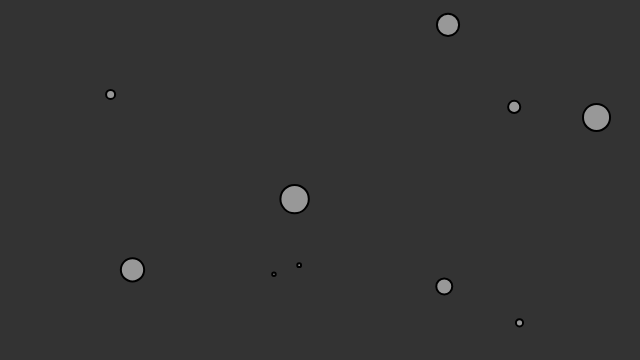
Frame 1 (no input)
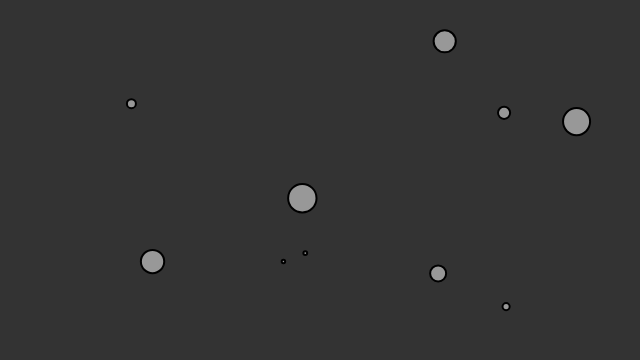
Frame 60 (no input)
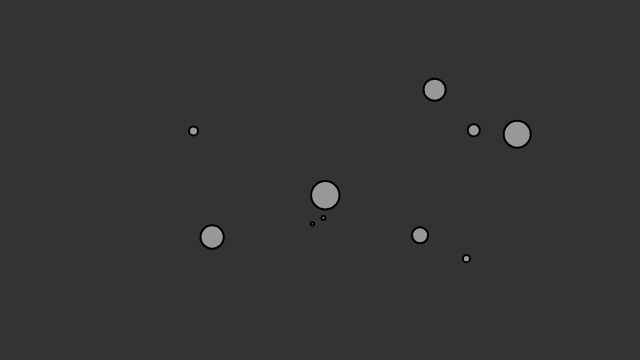
Frame 120 (the mouse pressed at the canvas centre since frame 60)

The p5.js sketch that drew these frames (run headless with seeded random() and noise() and a simulated clock; from frame 60 on, the mouse is pressed at the canvas centre):

// p5.js sketch
// ── sketch.js

// The Nature of Code
// Daniel Shiffman
// http://natureofcode.com

var movers = [];

var G = 1;

function setup() {
  createCanvas(640, 360);
  for (var i = 0; i < 10; i++) {
    movers[i] = new Mover(random(0.1, 2), random(width), random(height));
  }
}

function draw() {
  background(51);

  for (var i = 0; i < movers.length; i++) {
    for (var j = 0; j < movers.length; j++) {
      if (i !== j) {
        var force = movers[j].calculateAttraction(movers[i]);
        movers[i].applyForce(force);
      }
    }

    movers[i].update();
    movers[i].display();
  }
}

// ── mover.js
// The Nature of Code
// Daniel Shiffman
// http://natureofcode.com

class Mover{
  constructor(m,x,y){
    this.mass = m;
    this.position = createVector(x, y);
    this.velocity = createVector(0, 0);
    this.acceleration = createVector(0, 0);
  }

  applyForce(force) {
    var f = p5.Vector.div(force, this.mass);
    this.acceleration.add(f);
  };

  update() {
    this.velocity.add(this.acceleration);
    this.position.add(this.velocity);
    this.acceleration.mult(0);
  };

  display() {
    stroke(0);
    strokeWeight(2);
    fill(255, 127);
    ellipse(this.position.x, this.position.y, this.mass*16, this.mass*16);
  };

  calculateAttraction(m) {
    // Calculate direction of force
    var force = p5.Vector.sub(this.position, m.position);
    // Distance between objects
    var distance = force.mag();
    // Limiting the distance to eliminate "extreme" results for very close or very far objects
    distance = constrain(distance, 5.0, 25.0);
    // Normalize vector (distance doesn't matter here, we just want this vector for direction
    force.normalize();
    // Calculate gravitional force magnitude
    var strength = (G * this.mass * m.mass) / (distance * distance);
    // Get force vector --> magnitude * direction
    force.mult(strength);
    return force;
  };
};
